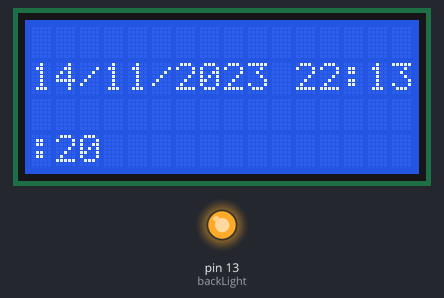
A sketch run on a simulated Arduino Uno, built with avr-gcc and run on an emulated ATmega328P. Parts: 16×4 character LCD, output pins drawn as LEDs (lit = HIGH). The local clock reads 2024-03-15 10:24:30 at power-on unless the sketch sets it.

Above: at 0.1 s.
At 2.1 s:
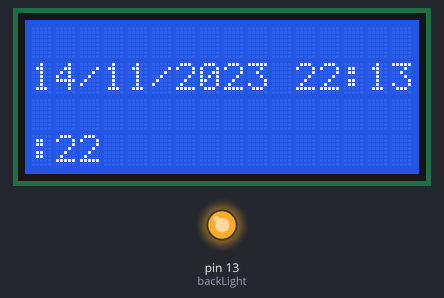
At 4.2 s:
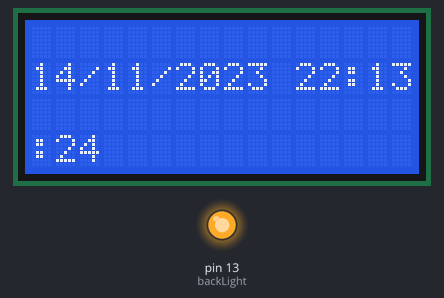
At 11.2 s:
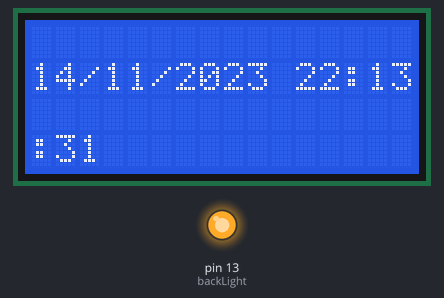
At 20.3 s:
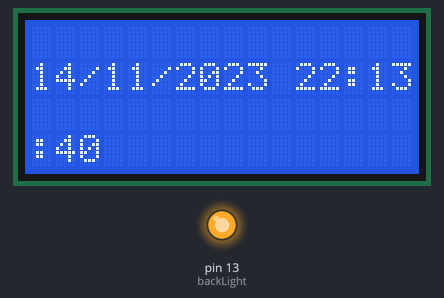
At 38.4 s:
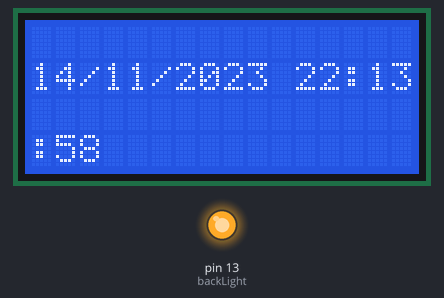

The sketch:

rtc_lcd.ino
```cpp
#include <Wire.h>
#include <LiquidCrystal.h>
#include "RTClib.h"

// RTC connections:
// SDA to Arduino pin 20(Mega)/4(Uno)
// SCL to Arduino pin 21(Mega)/5(Uno)
RTC_DS1307 RTC;
// LCD Connections:
// rs (LCD pin 4) to Arduino pin 12
// rw (LCD pin 5) to Arduino pin 11
// enable (LCD pin 6) to Arduino pin 10
// LCD pin 15 to Arduino pin 13
// LCD pins d4, d5, d6, d7 to Arduino pins 7, 6, 5, 4
LiquidCrystal lcd(12, 11, 10, 7, 6, 5, 4);
// Pin used by the Relay
// pin 13 will control the backlight
int backLight = 13;

void setup () {
  //Initialize the serial port, wire library and RTC module
  Serial.begin(9600);
  // Set the pin for outputing.
  pinMode(backLight, OUTPUT);
  digitalWrite(backLight, HIGH); // turn backlight on. Replace 'HIGH' with 'LOW' to turn it off.
  lcd.begin(16,4);              // columns, rows.  use 16,2 for a 16x2 LCD, etc.
  lcd.clear();                  // start with a blank screen
  Wire.begin();
  RTC.begin();
  // Sets up the module time and date with the computer one
  RTC.adjust(DateTime(__DATE__, __TIME__));
}

void loop () {
    DateTime now = RTC.now();
    lcd.clear();
    lcd.setCursor(0,1);
    //We print the day
    lcd.print(now.day(), DEC);
    lcd.setCursor(2,1);
    lcd.print('/');
    lcd.setCursor(3,1);
    //We print the month
    int month = now.month();
    if(month > 9){
      lcd.print(now.month(), DEC);
    }
    else{
      lcd.print(0);
      lcd.setCursor(4,1);
      lcd.print(now.month(), DEC);
    }
    lcd.setCursor(5,1);
    lcd.print('/');
    lcd.setCursor(6,1);
    //We print the year
    lcd.print(now.year(), DEC);
    lcd.setCursor(10,1);
    lcd.print(' ');
    lcd.setCursor(11,1);
    //We print the hour
    int hour = now.hour();
    if(hour > 9){
      lcd.print(hour, DEC);
    }
    else{
      lcd.print(0);
      lcd.setCursor(12,1);
      lcd.print(hour, DEC);
    }
    lcd.setCursor(13,1);
    lcd.print(':');
    lcd.setCursor(14,1);
    //We print the minutes
    int minute = now.minute();
    if(minute > 9){
      lcd.print(minute, DEC);
    }
    else{
      lcd.print(0);
      lcd.setCursor(15,1);
      lcd.print(minute, DEC);
    }
    lcd.setCursor(16,1);
    lcd.print(':');
    lcd.setCursor(17,1);
    //We print the seconds
    int second = now.second();
    if(second > 9){
      lcd.print(second, DEC);
    }
    else{
      lcd.print(0);
      lcd.setCursor(18,1);
      lcd.print(second, DEC);
    }

    //We check the time and sent through the serial port every 3s
    delay(1000);
}
```

Measured:
- what the display in image 1 shows lasts 1.0 s, from 2.1 s to 3.1 s
